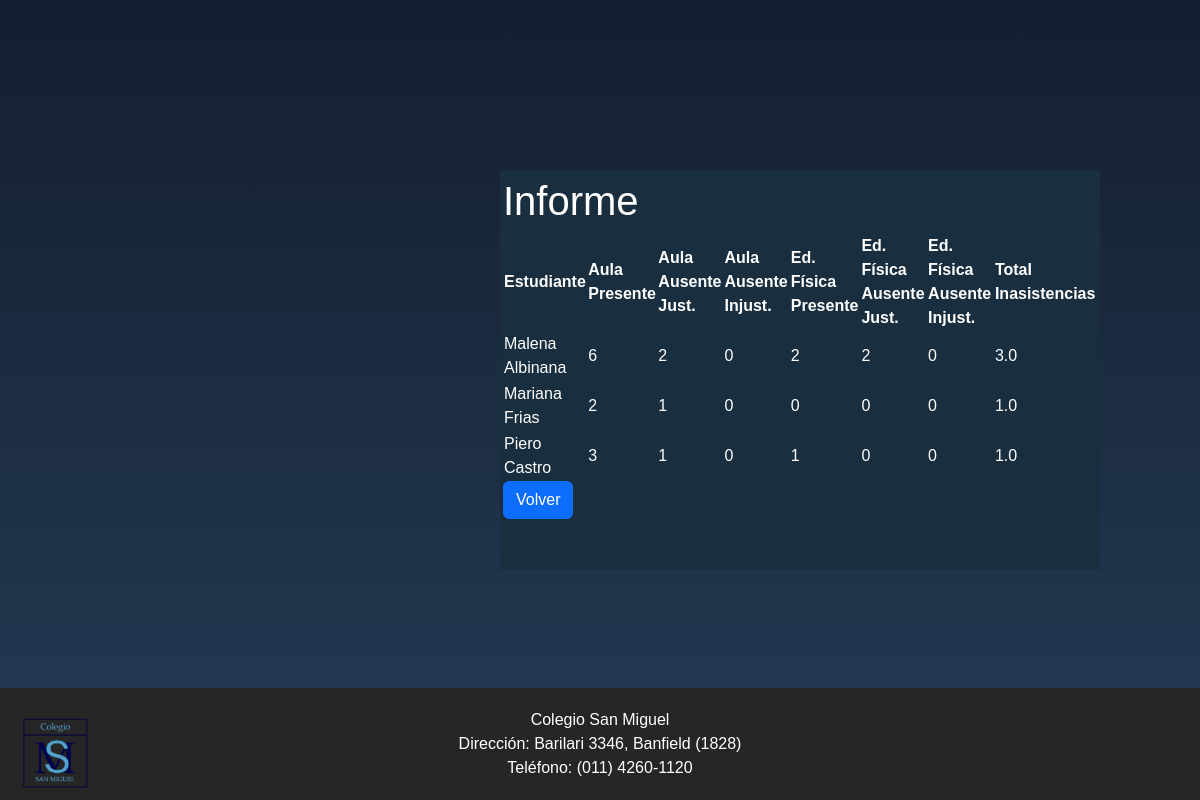
Page /informe?curso_id=1 (signed in) on the committed database.
### src/models.py (models this page shows)
class Estudiante(db.Model):
    __tablename__ = 'estudiante'
    id = db.Column(db.Integer, primary_key=True)
    nombre = db.Column(db.String(80), nullable=False)
    apellido = db.Column(db.String(80), nullable=False)
    dni = db.Column(db.String(80), nullable=False)
    idcurso = db.Column(db.Integer, db.ForeignKey('curso.id'), nullable=False)
    idpadre = db.Column(db.Integer, db.ForeignKey('padre.id'))
    asistencias = db.relationship('Asistencia', backref='estudiante', cascade="all, delete-orphan")

### src/routes.py (the view)
@app.route('/informe', methods=['GET'])
def informe():
    preceptor = Preceptor.query.get(session['user_id'])
    if not preceptor:
        return redirect(url_for('login'))
    curso_id = request.args.get('curso_id', None)
    estudiantes = Estudiante.query.filter_by(idcurso=curso_id).order_by(Estudiante.nombre, Estudiante.apellido).all()
    informe = []
    for estudiante in estudiantes:
        asistencias = Asistencia.query.filter_by(idestudiante=estudiante.id).all()
        a_p = a_a_j = a_a_i = 0
        e_p = e_a_j = e_a_i = 0
        for asistencia in asistencias:
            if asistencia.codigoclase == 1:
                if asistencia.asistio == 's':
                    a_p += 1
                elif asistencia.asistio == 'n':
                    if asistencia.justificacion:
                        a_a_j += 1
                    else:
                        a_a_i += 1
            elif asistencia.codigoclase == 2:
                if asistencia.asistio == 's':
                   e_p += 1
                elif asistencia.asistio == 'n':
                    if asistencia.justificacion:
                        e_a_j += 1
                    else:
                        e_a_i += 1
        total = a_a_i + a_a_j + (
            e_a_i + e_a_j) / 2
        informe.append({
            'estudiante': estudiante,
            'aula_presente': a_p,
            'aula_ausente_justificada': a_a_j,
            'aula_ausente_injustificada': a_a_i,
            'edu_fisica_presente':e_p,
            'edu_ausente_justificada': e_a_j,
            'edu_ausente_injustificada': e_a_i,
            'total': total
        })
    return render_template('informe.html', informe=informe)

### templates/informe.html
{% extends 'base.html' %}
{% block content %}
    <div class="informe" style="position: absolute; left: 800px;">
        <h1>Informe</h1>
        <table>
            <thead>
                <tr>
                    <th>Estudiante</th>
                    <th>Aula Presente</th>
                    <th>Aula Ausente Just.</th>
                    <th>Aula Ausente Injust.</th>
                    <th>Ed. Física Presente</th>
                    <th>Ed. Física Ausente Just.</th>
                    <th>Ed. Física Ausente Injust.</th>
                    <th>Total Inasistencias</th>
                </tr>
            </thead>
            <tbody>
                {% for item in informe %}
                    <tr>
                        <td>{{ item.estudiante.nombre }} {{ item.estudiante.apellido }}</td>
                        <td>{{ item.aula_presente }}</td>
                        <td>{{ item.aula_ausente_justificada }}</td>
                        <td>{{ item.aula_ausente_injustificada }}</td>
                        <td>{{ item.edu_fisica_presente }}</td>
                        <td>{{ item.edu_ausente_justificada }}</td>
                        <td>{{ item.edu_ausente_injustificada }}</td>
                        <td>{{ item.total }}</td>
                    </tr>
                {% endfor %}
            </tbody>
        </table>
    <a href="{{ url_for('home') }}" class="btn btn-primary", >Volver</a>
    </div>
    <footer>
        <div class="logo">
                <img src="{{url_for('static',filename='images/logo.png')}}" alt="Logo Colegio San Miguel" style="position: absolute; top: 30px;">
            </div>
        <div class="footer-content">
            <div class="contact-info">
                <p>Colegio San Miguel</p>
                <p>Dirección: Barilari 3346, Banfield (1828)</p>
                <p>Teléfono: (011) 4260-1120</p>
            </div>
        </div>
    </footer>
{% endblock %}

### static/estilos.css (style rules this page uses)
html { height: 100%; }
body { margin:0; padding:0; font-family: sans-serif; background: linear-gradient(#141e30, #243b55); }
.informe { width: 600px; height: 400px; background: #192f3f; color: #ffffff; top: calc(40% + 50px); left: 70%; position: absolute; transform: translate(-50%, -50%); box-sizing: border-box; padding: 7px 3px; }
footer { background-color: #272626; color: white; padding: 20px; position: fixed; bottom: 0; left: 0; width: 100%; }
.footer-content { display: flex; align-items: center; justify-content: center; }
.logo img { width: 70px; height: 70px; margin-right: 10px; }
.contact-info { text-align: center; }
.contact-info p { margin: 0; }

### rows in the picture
Estudiante: estudiante.nombre "Malena", estudiante.apellido "Albinana"
Estudiante: estudiante.nombre "Mariana", estudiante.apellido "Frias"
Estudiante: estudiante.nombre "Piero", estudiante.apellido "Castro"

### other values in the picture
{{ item.aula_presente }} "6" "2" "3"
{{ item.aula_ausente_justificada }} "2" "1" "1"
{{ item.aula_ausente_injustificada }} "0" "0" "0"
{{ item.edu_fisica_presente }} "2" "0" "1"
{{ item.edu_ausente_justificada }} "2" "0" "0"
{{ item.edu_ausente_injustificada }} "0" "0" "0"
{{ item.total }} "3.0" "1.0" "1.0"
